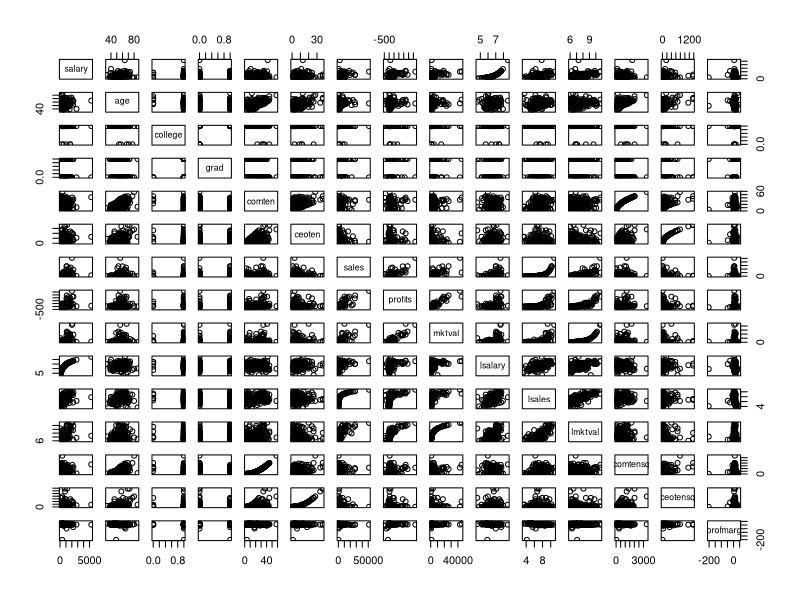

Generate this figure with R:
library(readxl)
data1 <- read_excel("data1.xls")
head(data1)
#m1 <- lm(data1$salary  ~ data1$age + data1$comten + data1$ceoten + data1$sales + data1$profits + data1$mktval)
#summary(m1)
#m2 <- lm(data1$salary ~ data1$comtensq)

pairs(salary ~ age + college + grad + comten + ceoten + sales + profits + mktval + lsalary + lsales + lmktval + comtensq + ceotensq + profmarg,data = data1)

#m_log <- lm(lsalary ~ lsales + lmktval + comtensq + ceotensq + profmarg, data= data1)

#stepwise cho model theo log_salary
m_full_log <- lm(lsalary ~ . - salary, data=data1)
backAIC_log <- step(m_full_log,direction="backward")
m_log_model <- lm(lsalary ~ grad + comten + ceoten + lsales + lmktval + ceotensq, data=data1)
summary(m_log_model) # bỏ bớt biến
m_log_model_reduced <- lm(lsalary ~  comten + ceoten + lsales + lmktval + ceotensq, data=data1)
anova(m_log_model_reduced,m_log_model) #mô hình reduced

#stepwise cho model theo salary
m_full_linear <- lm(salary ~ . - lsalary, data=data1)
backAIC_linear <- step(m_full_linear,direction="backward")
m_linear_model <- lm(salary ~ comten + ceotensq + mktval + lsales + ceotensq, data = data1)
summary(m_linear_model)
m_linear_model_reduced <- lm(salary ~   mktval + + lsales , data = data1)
summary(m_linear_model_reduced)
anova(m_linear_model_reduced,m_linear_model) #mô hình reduced

### chọn giữa log và linear
summary(m_linear_model_reduced)
summary(m_log_model_reduced)
# mô hình log có R2 adjusted bé hơn